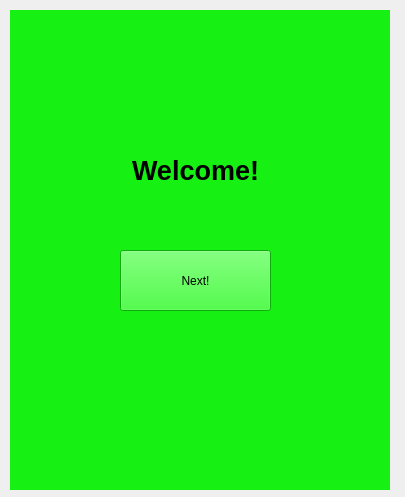
<?xml version="1.0" encoding="UTF-8"?>
<ui version="4.0">
 <class>Form</class>
 <widget class="QWidget" name="Form">
  <property name="geometry">
   <rect>
    <x>0</x>
    <y>0</y>
    <width>405</width>
    <height>497</height>
   </rect>
  </property>
  <property name="windowTitle">
   <string>Form</string>
  </property>
  <widget class="QWidget" name="widget" native="true">
   <property name="geometry">
    <rect>
     <x>10</x>
     <y>10</y>
     <width>380</width>
     <height>480</height>
    </rect>
   </property>
   <property name="styleSheet">
    <string notr="true">background-color: rgb(22, 240, 18);</string>
   </property>
   <widget class="QLabel" name="welcome">
    <property name="geometry">
     <rect>
      <x>40</x>
      <y>120</y>
      <width>291</width>
      <height>81</height>
     </rect>
    </property>
    <property name="baseSize">
     <size>
      <width>0</width>
      <height>16</height>
     </size>
    </property>
    <property name="font">
     <font>
      <pointsize>20</pointsize>
      <bold>true</bold>
     </font>
    </property>
    <property name="styleSheet">
     <string notr="true"/>
    </property>
    <property name="text">
     <string>Welcome!</string>
    </property>
    <property name="alignment">
     <set>Qt::AlignCenter</set>
    </property>
   </widget>
   <widget class="QPushButton" name="b5">
    <property name="geometry">
     <rect>
      <x>110</x>
      <y>240</y>
      <width>151</width>
      <height>61</height>
     </rect>
    </property>
    <property name="styleSheet">
     <string notr="true">QPushButton#b3:pressed{
	background-color: rgb(255, 255, 255);
}
</string>
    </property>
    <property name="text">
     <string>Next!</string>
    </property>
   </widget>
  </widget>
 </widget>
 <resources/>
 <connections/>
</ui>
